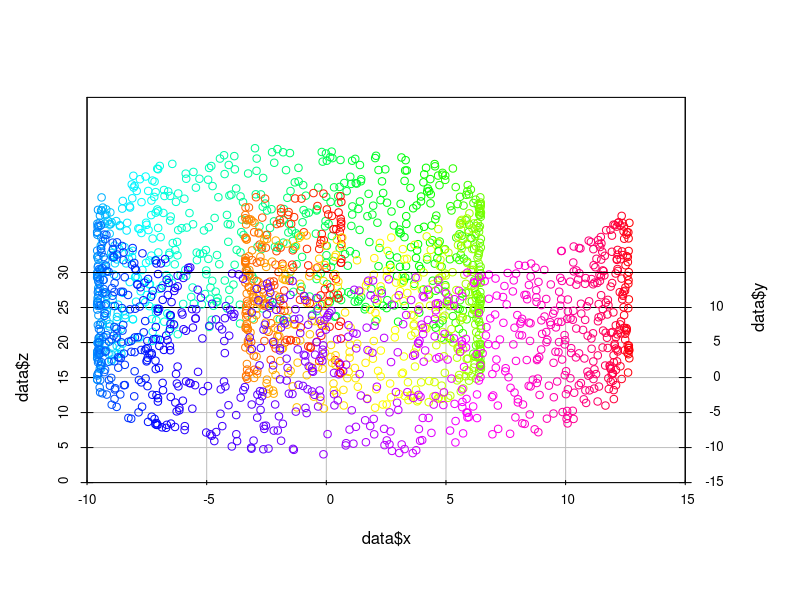
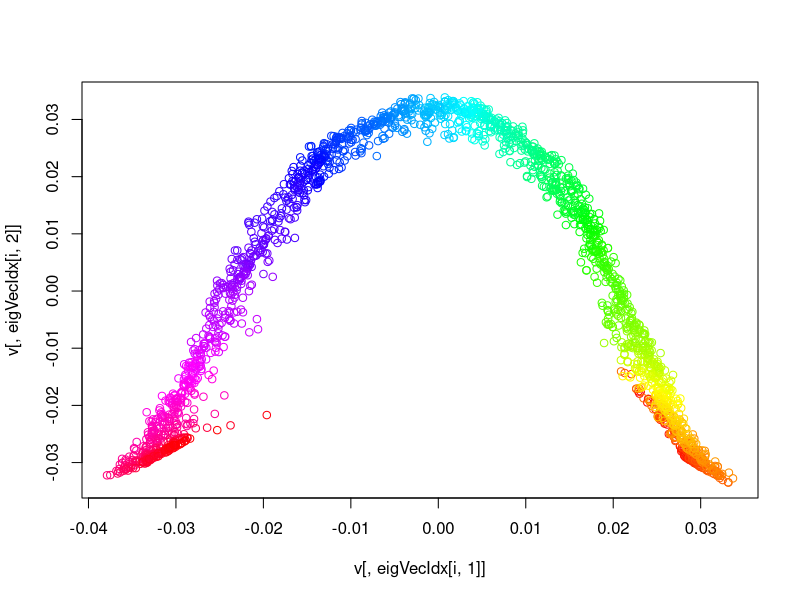
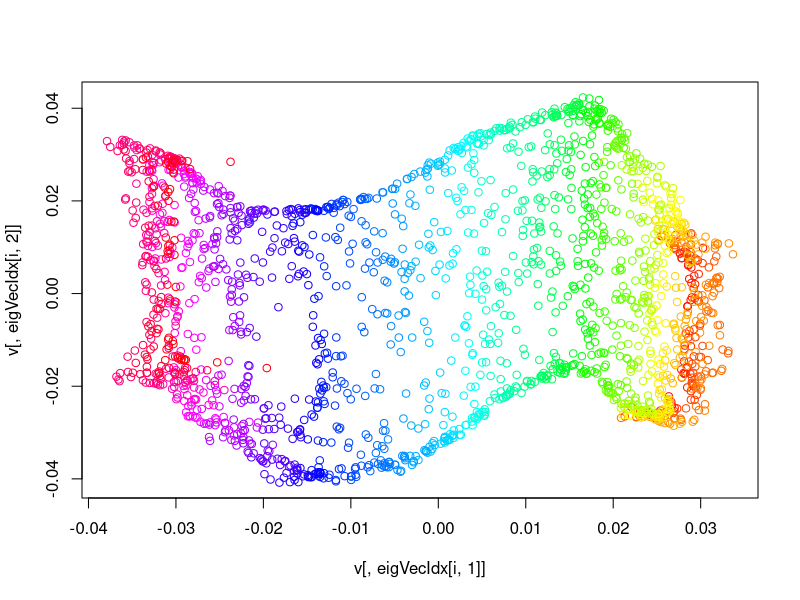
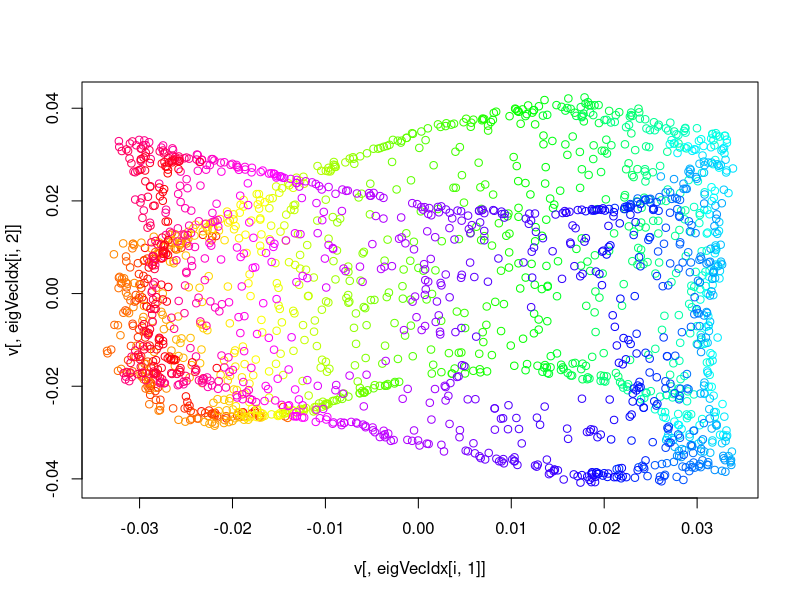

These figures' R source, in order:
#Adapted from Kye Taylor's MATLAB eigenmap code
#https://www.mathworks.com/matlabcentral/fileexchange/36141-laplacian-eigenmap-diffusion-map-manifold-learning
#create the swiss roll data first 
N=2^11;
t=runif(N, min = 0, max = 1)
t=t(sort(4*pi*sqrt(t)))
h=runif(N, min = 0, max = 1)
z = 8*pi*h;
x = (t+0.1)*cos(t);
y = (t+0.1)*sin(t);
data = data.frame(x=t(x),y=t(y),z=z); 

#plot roll
library("scatterplot3d")
jpeg("swissroll.jpg", width = 600, height = 600)
rbc <- rainbow(N)
scatterplot3d(data$x, data$y, data$z,angle = 90,color = rbc)
dev.off()

#Changing these values will lead to different nonlinear embeddings
knn=ceiling(0.03*N);
sigma2=100
m=dim(data)[1]

#Distance matrix
library('pracma')
pdist=dist(data,method = "euclidean")
dt=as.matrix(pdist)

#KNN graph
srtdDt=sapply(split((dt), col((dt))), sort, index.return=TRUE)
sortedDtMat=matrix(0,nrow=N,ncol=N)
sortedDtIdx=matrix(0,nrow=N,ncol=N)
for (i in 1:N) {
sortedDtMat[,i]=t(srtdDt[1,i][[1]])
sortedDtIdx[,i]=t(srtdDt[2,i][[1]])
}
dt=sortedDtMat[1:(knn+1),]
nidx=sortedDtIdx[1:(knn+1),]

#compute weights - gaussian kernel 
tempW=exp(-dt^2/sigma2)
i=repmat(1:m,knn+1,1)
library(Matrix)
W = sparseMatrix(i=as.vector(i),j=as.vector(nidx),x=as.vector(tempW))
W2=pmax(W,t(W))
ld = diag(rowSums(W2)^(-1/2))
#symmetric normalized laplacian
DO = ld %*% W2 %*% ld
DO = pmax(DO,t(DO))
ev <- eigen(DO)
k=10
v=ev$vectors[,1:k]
d=diag(ev$values[1:k])
eigVecIdx=rbind(c(2,3),c(2,4),c(3,4))

#make the lower dimensional embedding figures from different eigenvectors
for (i in 1:3) {
	jpeg(paste("lowDim",i,".jpg",sep=""), width = 600, height = 600)
	rbc <- rainbow(N)
	plot(v[,eigVecIdx[i,1]],v[,eigVecIdx[i,2]],col = rbc)
	dev.off()
}
